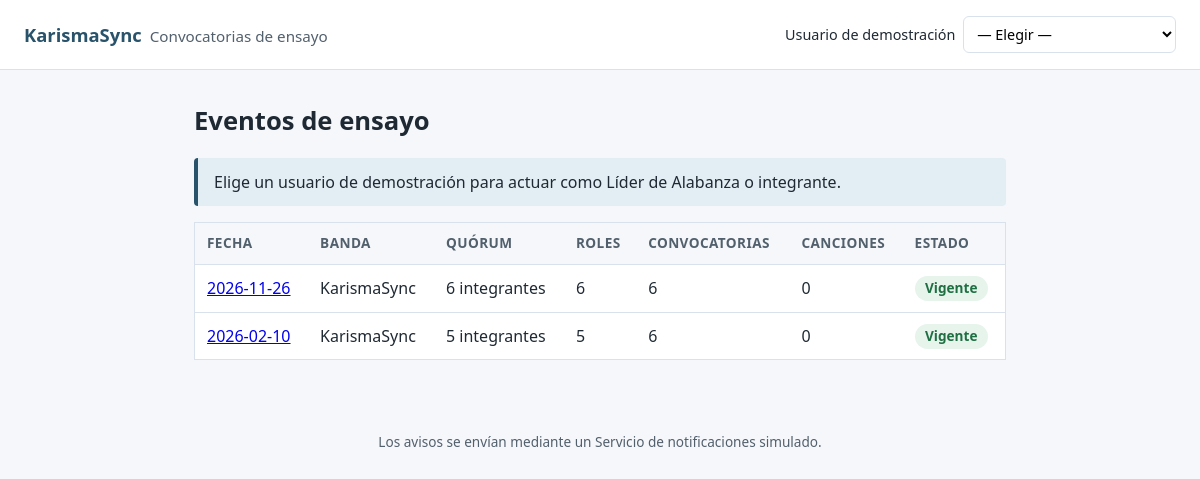
The page / on the database its author committed.
### tables this page shows
CREATE TABLE eventos_ensayo (
    id INTEGER PRIMARY KEY AUTOINCREMENT,
    banda_id INTEGER NOT NULL,
    fecha TEXT NOT NULL,
    quorum INTEGER NOT NULL CHECK (quorum >= 1),
    estado TEXT NOT NULL DEFAULT 'Vigente'
        CHECK (estado IN ('Vigente', 'Confirmado', 'Cancelado', 'Terminado')),
    FOREIGN KEY (banda_id) REFERENCES bandas (id) ON DELETE CASCADE
);

CREATE TABLE bandas (
    id INTEGER PRIMARY KEY AUTOINCREMENT,
    nombre TEXT NOT NULL UNIQUE
);

### app/rutas/eventos.py (the view)
@router.get("/", response_class=HTMLResponse)
def inicio(
    request: Request, conexion: sqlite3.Connection = Depends(obtener_conexion)
) -> HTMLResponse:
    eventos = conexion.execute(
        "SELECT e.id, e.fecha, e.quorum, e.estado, b.nombre AS banda, "
        "  (SELECT COUNT(*) FROM eventos_requieren_instrumentos r "
        "   WHERE r.evento_id = e.id) AS total_roles, "
        "  (SELECT COUNT(*) FROM convocatorias c WHERE c.evento_id = e.id) "
        "   AS total_convocatorias, "
        "  (SELECT COUNT(*) FROM eventos_canciones ec WHERE ec.evento_id = e.id) "
        "   AS total_canciones "
        "FROM eventos_ensayo e "
        "JOIN bandas b ON b.id = e.banda_id "
        "ORDER BY e.id DESC"
    ).fetchall()
    contexto = _contexto_comun(request, conexion)
    contexto["eventos"] = eventos
    return templates.TemplateResponse(request=request, name="inicio.html", context=contexto)

### app/templates/inicio.html (shortened to what this page needs)
{% extends "base.html" %}
{% block contenido %}
  <h1>Eventos de ensayo</h1>
  {% if not usuario %}
  <p class="aviso">Elige un usuario de demostración para actuar como Líder de Alabanza o integrante.</p>
  {% elif usuario.es_lider %}
  <p><a class="boton" href="/eventos/nuevo">Crear evento de ensayo</a></p>
  {% else %}
  <p class="aviso">Estás actuando como {{ usuario.nombre }}. Solo el Líder de Alabanza puede crear eventos.</p>
  {% endif %}
  {% if eventos %}
  <table>
    <thead>
      <tr>
        <th>Fecha</th>
        <th>Banda</th>
        <th>Quórum</th>
        <th>Roles</th>
        <th>Convocatorias</th>
        <th>Canciones</th>
        <th>Estado</th>
      </tr>
    </thead>
    <tbody>
      {% for evento in eventos %}
      <tr>
        <td><a href="/eventos/{{ evento.id }}">{{ evento.fecha }}</a></td>
        <td>{{ evento.banda }}</td>
        <td>{{ evento.quorum }} integrantes</td>
        <td>{{ evento.total_roles }}</td>
        <td>{{ evento.total_convocatorias }}</td>
        <td>{{ evento.total_canciones }}</td>
        <td><span class="badge">{{ evento.estado }}</span></td>
      </tr>
      {% endfor %}
    </tbody>
  </table>
  {% else %}
  <p>Todavía no hay eventos de ensayo registrados.</p>
  {% endif %}
{% endblock %}

### app/templates/base.html (shortened to what this page needs)
<!doctype html>
<html lang="es">
<head>
</head>
<body>
  <header>
    <div>
      <a href="/">KarismaSync</a><span class="lema">Convocatorias de ensayo</span>
    </div>
    <form class="selector" method="post" action="/demo/usuario">
      <label for="usuario_id">Usuario de demostración</label>
      <select id="usuario_id" name="usuario_id" onchange="this.form.submit()">
        <option value="">— Elegir —</option>
      </select>
    </form>
  </header>
  <main>
    {% block contenido %}{% endblock %}
  </main>
  <footer>Los avisos se envían mediante un Servicio de notificaciones simulado.</footer>
</body>
</html>

### app/templates/base.html (style rules this page uses)
:root { --tinta: #1f2933; --suave: #52606d; --borde: #d9e2ec; --fondo: #f5f7fa; --acento: #28536b; --acento-claro: #e3eef4; --error: #a61b1b; --error-fondo: #fdecec; --ok: #1f6f43; --ok-fondo: #e6f4ec; }
* { box-sizing: border-box; }
body { margin: 0; font-family: "Segoe UI", system-ui, sans-serif; color: var(--tinta); background: var(--fondo); line-height: 1.5; }
header { display: flex; flex-wrap: wrap; gap: 1rem; align-items: center; justify-content: space-between; padding: 1rem 1.5rem; background: #fff; border-bottom: 1px solid var(--borde); }
header a { color: var(--acento); text-decoration: none; font-weight: 700; font-size: 1.15rem; }
header .lema { color: var(--suave); margin-left: .5rem; font-size: .95rem; }
.selector { display: flex; gap: .5rem; align-items: center; font-size: .9rem; }
select, input, button { font: inherit; }
select, input[type="date"], input[type="number"] { padding: .45rem .55rem; border: 1px solid var(--borde); border-radius: 6px; background: #fff; }
main { max-width: 860px; margin: 0 auto; padding: 2rem 1.5rem 3rem; }
h1 { font-size: 1.6rem; margin-top: 0; }
.aviso { background: var(--acento-claro); border-left: 4px solid var(--acento); padding: .75rem 1rem; border-radius: 4px; }
.badge { display: inline-block; background: var(--ok-fondo); color: var(--ok); border-radius: 999px; padding: .15rem .65rem; font-size: .85rem; font-weight: 600; }
table { width: 100%; border-collapse: collapse; background: #fff; border: 1px solid var(--borde); }
th, td { text-align: left; padding: .65rem .75rem; border-bottom: 1px solid var(--borde); }
th { background: var(--fondo); font-size: .85rem; text-transform: uppercase; letter-spacing: .03em; color: var(--suave); }
tr:last-child td { border-bottom: 0; }
footer { text-align: center; color: var(--suave); font-size: .85rem; padding: 1.5rem; }

### rows shown on the page
eventos_ensayo: fecha "2026-11-26", banda "KarismaSync", quorum "6", total_roles "6", total_convocatorias "6", total_canciones "0", estado "Vigente"
eventos_ensayo: fecha "2026-02-10", banda "KarismaSync", quorum "5", total_roles "5", total_convocatorias "6", total_canciones "0", estado "Vigente"
